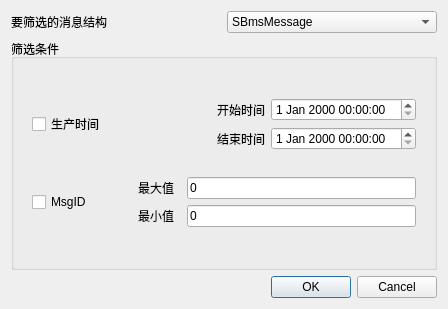
<?xml version="1.0" encoding="UTF-8"?>
<ui version="4.0">
 <class>FindMessage</class>
 <widget class="QDialog" name="FindMessage">
  <property name="windowModality">
   <enum>Qt::NonModal</enum>
  </property>
  <property name="geometry">
   <rect>
    <x>0</x>
    <y>0</y>
    <width>448</width>
    <height>309</height>
   </rect>
  </property>
  <property name="windowTitle">
   <string>查找消息</string>
  </property>
  <layout class="QGridLayout" name="gridLayout">
   <item row="0" column="0">
    <layout class="QHBoxLayout" name="horizontalLayout">
     <item>
      <widget class="QLabel" name="label">
       <property name="text">
        <string>要筛选的消息结构</string>
       </property>
      </widget>
     </item>
     <item>
      <widget class="QComboBox" name="comboBox">
       <property name="sizeAdjustPolicy">
        <enum>QComboBox::AdjustToContents</enum>
       </property>
       <item>
        <property name="text">
         <string>SBmsMessage</string>
        </property>
       </item>
       <item>
        <property name="text">
         <string>SMsgSendData</string>
        </property>
       </item>
      </widget>
     </item>
    </layout>
   </item>
   <item row="1" column="0">
    <widget class="QGroupBox" name="groupBox">
     <property name="title">
      <string>筛选条件</string>
     </property>
     <layout class="QGridLayout" name="gridLayout_2">
      <item row="0" column="0">
       <widget class="QStackedWidget" name="stackedWidget">
        <property name="currentIndex">
         <number>0</number>
        </property>
        <widget class="QWidget" name="page">
         <layout class="QGridLayout" name="gridLayout_3">
          <item row="0" column="0">
           <layout class="QHBoxLayout" name="horizontalLayout_4">
            <item>
             <widget class="QCheckBox" name="checkBox_time">
              <property name="text">
               <string>生产时间</string>
              </property>
             </widget>
            </item>
            <item>
             <layout class="QVBoxLayout" name="verticalLayout">
              <item>
               <layout class="QHBoxLayout" name="horizontalLayout_2">
                <item>
                 <widget class="QLabel" name="label_2">
                  <property name="text">
                   <string>开始时间</string>
                  </property>
                 </widget>
                </item>
                <item>
                 <widget class="QDateTimeEdit" name="dateTimeEdit_start"/>
                </item>
               </layout>
              </item>
              <item>
               <layout class="QHBoxLayout" name="horizontalLayout_3">
                <item>
                 <widget class="QLabel" name="label_3">
                  <property name="text">
                   <string>结束时间</string>
                  </property>
                 </widget>
                </item>
                <item>
                 <widget class="QDateTimeEdit" name="dateTimeEdit_end"/>
                </item>
               </layout>
              </item>
             </layout>
            </item>
           </layout>
          </item>
          <item row="1" column="0">
           <layout class="QHBoxLayout" name="horizontalLayout_7">
            <item>
             <widget class="QCheckBox" name="checkBox_id">
              <property name="text">
               <string>MsgID            </string>
              </property>
             </widget>
            </item>
            <item>
             <layout class="QVBoxLayout" name="verticalLayout_2">
              <item>
               <layout class="QHBoxLayout" name="horizontalLayout_5">
                <item>
                 <widget class="QLabel" name="label_5">
                  <property name="text">
                   <string>最大值  </string>
                  </property>
                 </widget>
                </item>
                <item>
                 <widget class="QLineEdit" name="lineEdit_max">
                  <property name="minimumSize">
                   <size>
                    <width>158</width>
                    <height>0</height>
                   </size>
                  </property>
                  <property name="text">
                   <string>0</string>
                  </property>
                 </widget>
                </item>
               </layout>
              </item>
              <item>
               <layout class="QHBoxLayout" name="horizontalLayout_6">
                <item>
                 <widget class="QLabel" name="label_6">
                  <property name="text">
                   <string>最小值  </string>
                  </property>
                 </widget>
                </item>
                <item>
                 <widget class="QLineEdit" name="lineEdit_min">
                  <property name="text">
                   <string>0</string>
                  </property>
                 </widget>
                </item>
               </layout>
              </item>
             </layout>
            </item>
           </layout>
          </item>
         </layout>
        </widget>
        <widget class="QWidget" name="page_2"/>
       </widget>
      </item>
     </layout>
    </widget>
   </item>
   <item row="2" column="0">
    <widget class="QDialogButtonBox" name="buttonBox">
     <property name="standardButtons">
      <set>QDialogButtonBox::Cancel|QDialogButtonBox::Ok</set>
     </property>
    </widget>
   </item>
  </layout>
 </widget>
 <resources/>
 <connections/>
</ui>
